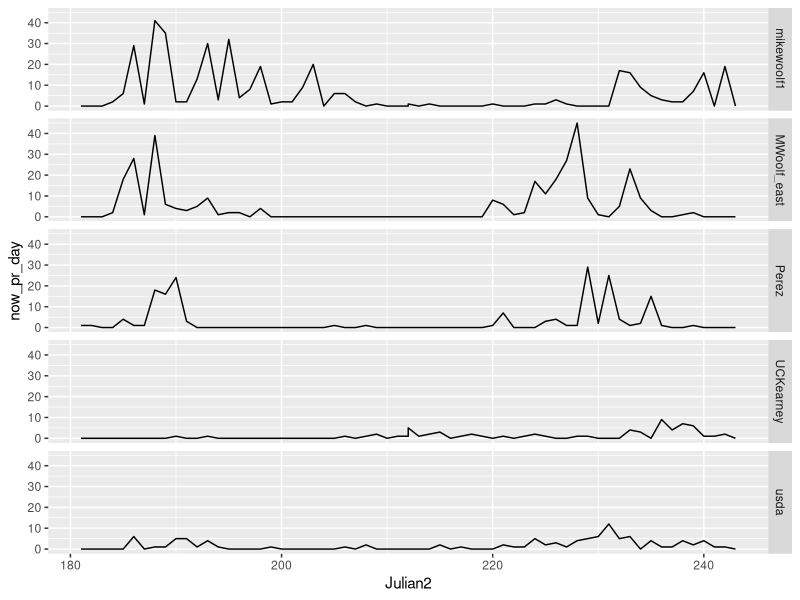
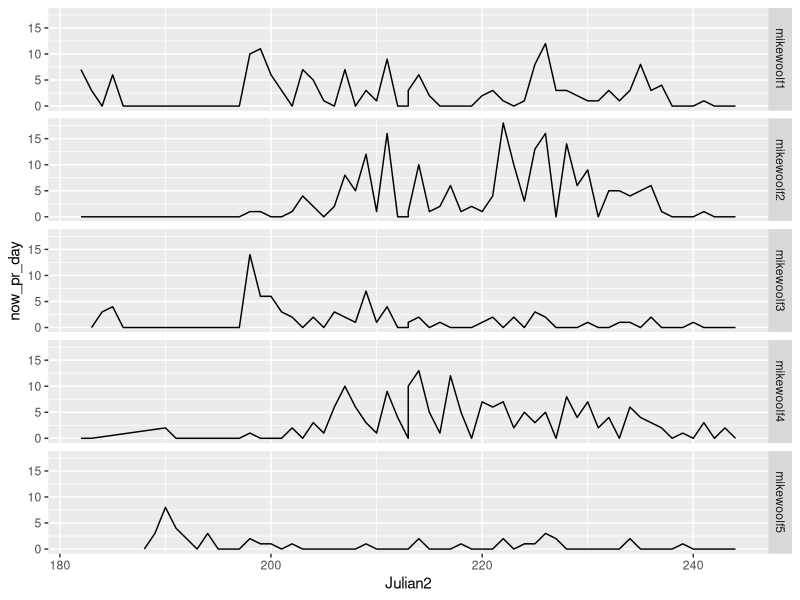

Write the R code that produced these figures, in order. (Note: this script raises an error after producing the figures.)
#===========================================================================#
# script13_low_temp_and_capture.R
# 
# Examine the hypothesis that, above a certain nightly low temperature,
# the capture per night drops off
#
#===========================================================================#

library(tidyverse)
library(lubridate)



# Need to examine data by night using the counts and temperature data merged
# in script10, but need to re-define night as done with Julian2 and Hour2
# in script12

#-- 1. Get daily summary of July and August count data ----------------------

# Load original count data files into memory
allsites19 <- read.csv("./data/allsites_y19_scrubbed.csv") 
allsites20 <- read.csv("./data//allsites_y20_scrubbed.csv")

allsites19$site[allsites19$site == "MWoolf_west"] <- "mikewoolf1"

counts_y19y20 <- rbind(allsites19,allsites20)
counts_y19y20$datetime <- as.POSIXct(counts_y19y20$datetime)
counts_y19y20 <- counts_y19y20 %>% 
  filter(reviewed != "No") %>% 
  select(datetime,pest_dif,site) %>% 
  mutate(Yr = year(datetime),
         Mnth = month(datetime, label = TRUE, abbr = TRUE),
         Julian = yday(datetime),
         Hr = hour(datetime))

# Reduce to July and Aug
jul_aug <- counts_y19y20 %>% 
  filter(Mnth %in% c("Jul","Aug"))

# Incorporate modified Julian date and hour
jul_aug <- jul_aug %>% 
  mutate(Julian2 = ifelse(Hr < 18, Julian - 1, Julian),
         Hr2 = ifelse(Hr < 18, Hr + 6, Hr - 18))
# different from script12 because all hours included
head(jul_aug)
#                datetime pest_dif      site   Yr Mnth Julian Hr Julian2 Hr2
# 1   2019-07-01 00:29:00        0 UCKearney 2019  Jul    182  0     181   6
# 2   2019-07-01 06:00:00        0 UCKearney 2019  Jul    182  6     181  12
# 3   2019-07-01 06:30:00        0 UCKearney 2019  Jul    182  6     181  12
# 4   2019-07-01 07:00:00        0 UCKearney 2019  Jul    182  7     181  13
# 5   2019-07-01 07:31:00        0 UCKearney 2019  Jul    182  7     181  13
# 6   2019-07-01 07:56:00        0 UCKearney 2019  Jul    182  7     181  13

# take count from hour to daily
jul_aug <- jul_aug %>% 
  group_by(Yr,Mnth,site,Julian2) %>% 
  summarise(now_pr_day = sum(pest_dif, na.rm = TRUE))
head(jul_aug)
# A tibble: 6 x 5
# Groups:   Yr, Mnth, site [1]
#      Yr Mnth  site        Julian2 now_pr_day
#   <dbl> <ord> <chr>         <dbl>      <int>
# 1  2019 Jul   MWoolf_east     181          0
# 2  2019 Jul   MWoolf_east     182          0
# 3  2019 Jul   MWoolf_east     183          0
# 4  2019 Jul   MWoolf_east     184          2
# 5  2019 Jul   MWoolf_east     185         18
# 6  2019 Jul   MWoolf_east     186         28

jul_aug19 <- jul_aug %>% 
  filter(Yr == 2019)

ggplot(jul_aug19, aes(x = Julian2, y = now_pr_day)) +
  geom_line() +
  facet_grid(site ~ .)

jul_aug20 <- jul_aug %>% 
  filter(Yr == 2020)

ggplot(jul_aug20, aes(x = Julian2, y = now_pr_day)) +
  geom_line() +
  facet_grid(site ~ .)


#-- 2. Get daily summary of low temperature for merge onto count data -------

# Get temps  using script10
alltemps19 <- readr::read_csv("./data/trapview_temps_degf_y19.csv")
alltemps20 <- readr::read_csv("./data/trapview_temps_degf_y20.csv")

alltemps20$site[alltemps20$site == "MWT1"] <- "mikewoolf1"
alltemps20$site[alltemps20$site == "MWT2"] <- "mikewoolf2"
alltemps20$site[alltemps20$site == "MWT3"] <- "mikewoolf3"
alltemps20$site[alltemps20$site == "MWT4"] <- "mikewoolf4"
alltemps20$site[alltemps20$site == "MWT5"] <- "mikewoolf5"

alltemps19 <- alltemps19 %>% 
  dplyr::rename(datetime = Date_time)
alltemps20 <- alltemps20 %>% 
  dplyr::rename(datetime = Date_time)

alltemps19$site[alltemps19$site == "MWoolf_west"] <- "mikewoolf1"

temps <- rbind(alltemps19,alltemps20)

# Get Yr, Julian, Hr, Julian2, and Hr2 in temps data set
temps <- temps %>% 
  mutate(Yr = year(datetime),
         Mnth = month(datetime, label = TRUE, abbr = TRUE),
         Julian = yday(datetime),
         Hr = hour(datetime))

temps <- temps %>% 
  mutate(Julian2 = ifelse(Hr < 18, Julian - 1, Julian),
         Hr2 = ifelse(Hr < 18, Hr + 6, Hr - 18))
  # different from script12 because all hours included
temps

# Question: What time of day had the most low temperatures?
lo_temp <- temps %>% 
  group_by(Yr,site,Mnth,Julian2) %>% 
  summarise(min_temp = min(degf_lo))

lo_temp2 <- left_join(lo_temp,temps) %>% 
  filter(min_temp == degf_lo)
lo_temp2
#      Yr site       Mnth  Julian2 min_temp datetime            degf_avg degf_lo degf_hi rh_avg Julian    Hr   hr2
#   <dbl> <chr>      <ord>   <dbl>    <dbl> <dttm>                 <dbl>   <dbl>   <dbl>  <dbl>  <dbl> <int> <dbl>
# 1  2019 mikewoolf1 May       141     64.9 2019-05-22 17:00:00     67.6    64.9    70     57.1    142    17    23
# 2  2019 mikewoolf1 May       142     51.1 2019-05-23 05:00:00     51.4    51.1    51.8   97.5    143     5    11
# 3  2019 mikewoolf1 May       143     51.1 2019-05-24 05:00:00     52.0    51.1    53.4   90.9    144     5    11

p1 <- ggplot(lo_temp2) +
  geom_bar(aes(x = Hr)) +
  theme_bw() +
  xlab("Hour from midnight")

p1

ggsave(filename = "temp_by_hr_histo.jpg", 
       plot = p1, device = "jpg", path = "./results", 
       dpi = 300, width = 2.83, height = 1.7, units = "in")  
#-- Answer: Usually 5-6AM, but with some variation

lo_temp2 <- lo_temp2 %>% 
  mutate(Date = as.Date(datetime)) %>% 
  select(Yr,site,Mnth,Date,Julian2,degf_lo)
lo_temp2

jul_aug_comb <- left_join(jul_aug,lo_temp2)
jul_aug_comb
# A tibble: 701 x 7
# Groups:   Yr, Mnth, site [20]
#      Yr Mnth  site       Julian2 now_pr_day Date       degf_lo
#   <dbl> <ord> <chr>        <dbl>      <int> <date>       <dbl>
# 1  2019 Jul   mikewoolf1     181          0 2019-07-01    56.5
# 2  2019 Jul   mikewoolf1     182          0 2019-07-02    55.4
# 3  2019 Jul   mikewoolf1     183          0 2019-07-03    55.4

p2 <- ggplot(jul_aug_comb, aes(x = degf_lo, y = now_pr_day)) +
  geom_point() +
  theme_bw() +
  xlab("Min. nightly temp. (F)") +
  ylab("Adults captured \nper night") +
  theme_bw() 
  

p2

ggsave(filename = "now_per_night_by_min_temp_jul_aug.jpg", 
       plot = p2, device = "jpg", path = "./results", 
       dpi = 300, width = 5.83, height = 3.5, units = "in")  


cor.test(jul_aug_comb$now_pr_day,jul_aug_comb$degf_lo,
         method = "spearman") 
# Spearman's rank correlation rho
# 
# data:  jul_aug_comb$now_pr_day and jul_aug_comb$degf_lo
# S = 53793941, p-value = 0.3658
# alternative hypothesis: true rho is not equal to 0
# sample estimates:
#        rho 
# 0.03437811 